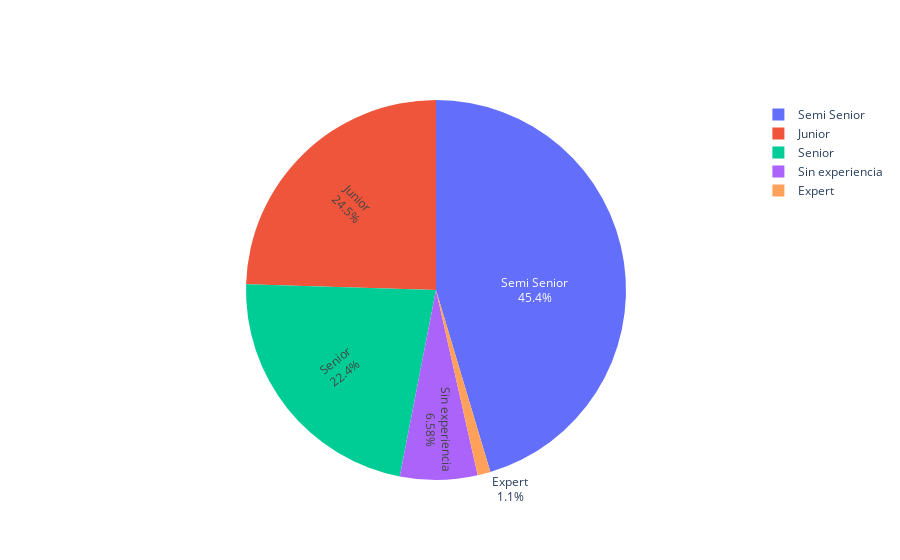

This figure's notebook cell:
### Code cell
labels = seniority_count.index
values = seniority_count.values
fig = go.Figure(data=[go.Pie(labels=labels, values=values, textinfo='label+percent',
                             insidetextorientation='radial'
                            )])
fig.show()

### Figure 1 — Plotly figure (JSON) as saved in the notebook; plotly's stock layout.template omitted (floating-point values rounded to 4 significant figures)
{"data": [{"insidetextorientation": "radial", "labels": ["Semi Senior", "Junior", "Senior", "Sin experiencia", "Expert"], "textinfo": "label+percent", "type": "pie", "values": [9438, 5100, 4663, 1368, 228]}], "layout": {}}
